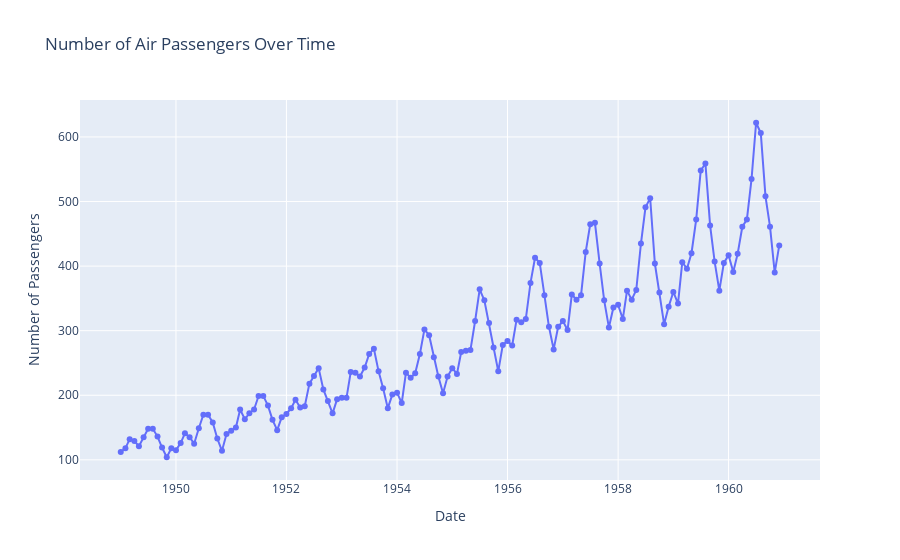

Source (notebook cell):
### Markdown cell above
### Make interactive time-series graph with plotly

### Code cell
fig = px.line(
    flights, 
    x='date', 
    y='passengers',
    title='Number of Air Passengers Over Time',
    labels={'passengers': 'Number of Passengers', 'date': 'Date'},
    markers=True
)

fig

### Figure 1 — Plotly figure (JSON) as saved in the notebook; plotly's stock layout.template omitted (floating-point values rounded to 4 significant figures; data arrays with more than 128 entries replaced by an {"elided": "..."} marker saying what was removed)
{"data": [{"hovertemplate": "Date=%{x}<br>Number of Passengers=%{y}<extra></extra>", "legendgroup": "", "line": {"color": "#636efa", "dash": "solid"}, "marker": {"symbol": "circle"}, "mode": "lines+markers", "name": "", "orientation": "v", "showlegend": false, "type": "scatter", "x": {"elided": "144 str values"}, "xaxis": "x", "y": {"elided": "144 int values"}, "yaxis": "y"}], "layout": {"autosize": true, "legend": {"tracegroupgap": 0}, "title": {"text": "Number of Air Passengers Over Time"}, "xaxis": {"anchor": "y", "autorange": true, "domain": [0, 1], "range": ["1948-04-12 14:52:03.9457", "1961-08-21 09:07:56.0543"], "title": {"text": "Date"}, "type": "date"}, "yaxis": {"anchor": "x", "autorange": true, "domain": [0, 1], "range": [61.25, 664.7], "title": {"text": "Number of Passengers"}, "type": "linear"}}}
